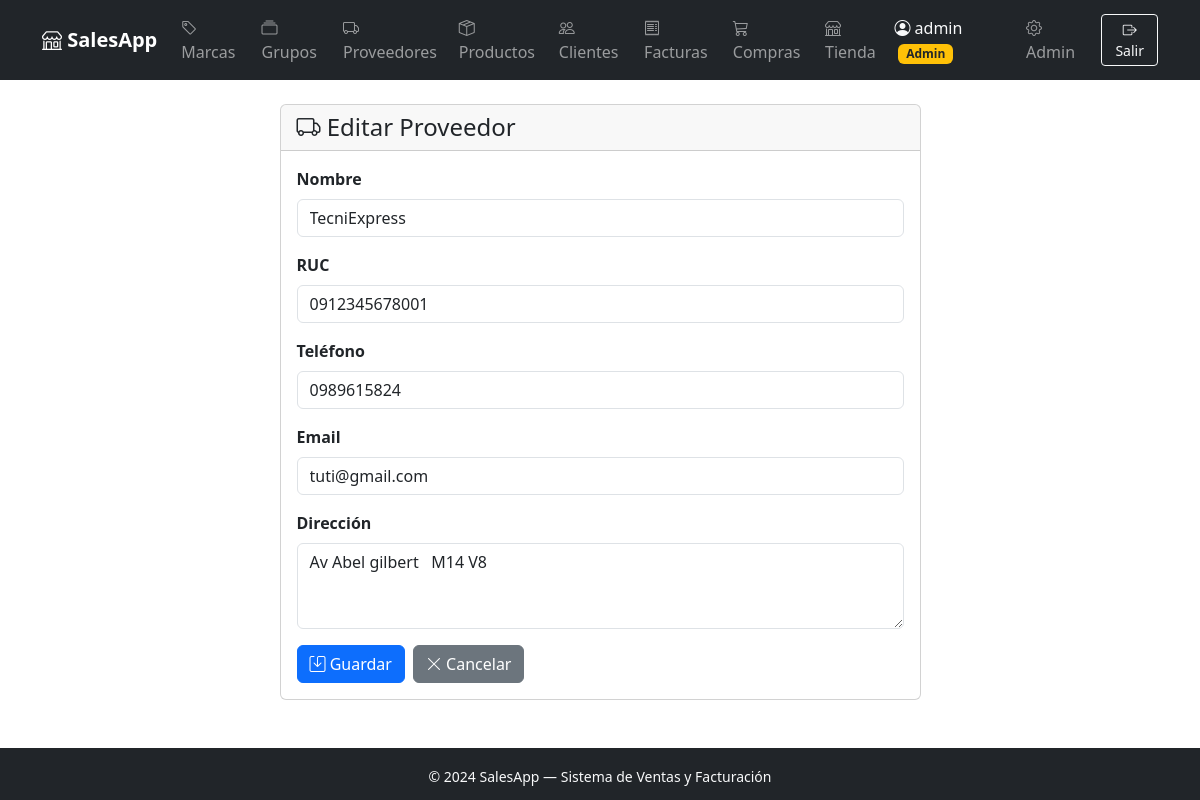
The app's page /suppliers/1/edit/ (signed in) with its own data.
### billing/models.py (models this page shows, shortened)
class Supplier(models.Model):
    name = models.CharField(max_length=200, verbose_name='Nombre')
    ruc = models.CharField(max_length=13, unique=True, verbose_name='RUC')
    phone = models.CharField(max_length=20, blank=True, verbose_name='Teléfono')
    email = models.EmailField(blank=True, verbose_name='Email')
    address = models.TextField(blank=True, verbose_name='Dirección')
    class Meta:
        verbose_name = 'Proveedor'
        verbose_name_plural = 'Proveedores'
        ordering = ['name']

### billing/views.py (the view, shortened to what this page needs)
# urls.py: path('suppliers/<int:pk>/edit/', views.SupplierUpdateView.as_view(), name='supplier_edit'),
class SupplierUpdateView(LoginRequiredMixin, StaffRequiredMixin, UpdateView):
    model      = Supplier
    form_class = SupplierForm
    template_name = 'billing/supplier_form.html'
    success_url   = reverse_lazy('billing:supplier_list')
    def get_context_data(self, **kwargs):
        ctx = super().get_context_data(**kwargs)
        ctx['title'] = 'Editar Proveedor'
        return ctx

### billing/forms.py
class SupplierForm(forms.ModelForm):
    class Meta:
        model = Supplier
        fields = ('name', 'ruc', 'phone', 'email', 'address')
        widgets = {
            'name': forms.TextInput(attrs={'class': 'form-control'}),
            'ruc': forms.TextInput(attrs={'class': 'form-control'}),
            'phone': forms.TextInput(attrs={'class': 'form-control'}),
            'email': forms.EmailInput(attrs={'class': 'form-control'}),
            'address': forms.Textarea(attrs={'class': 'form-control', 'rows': 3}),
        }

### billing/context_processors.py (called while the page is built)
def cart_count(request):
    cart = request.session.get('cart', {})
    return {'cart_count': sum(v['qty'] for v in cart.values())}

### shared/mixins.py (called while the page is built)
    def dispatch(self, request, *args, **kwargs):
        if not request.user.is_authenticated:
            return self.handle_no_permission()
        if not request.user.is_staff:
            messages.error(request, self.staff_error_message)
            redirect_url = self.staff_redirect_url or '/shop/'
            from django.shortcuts import redirect
            return redirect(redirect_url)
        return super().dispatch(request, *args, **kwargs)

### billing/templates/billing/supplier_form.html (shortened to what this page needs)
{% extends "billing/base.html" %}
{% block content %}
<div class="row justify-content-center">
  <div class="col-md-7">
    <div class="card">
      <div class="card-header">
        <h4 class="mb-0"><i class="bi bi-truck"></i> {{ title }}</h4>
      </div>
      <div class="card-body">
        <form method="post">
          {% for field in form %}
          <div class="mb-3">
            <label class="form-label fw-semibold">{{ field.label }}</label>
            {{ field }}
          </div>
          {% endfor %}
          <div class="d-flex gap-2">
            <button type="submit" class="btn btn-primary"><i class="bi bi-save"></i> Guardar</button>
            <a href="{% url 'billing:supplier_list' %}" class="btn btn-secondary"><i class="bi bi-x-lg"></i> Cancelar</a>
          </div>
        </form>
      </div>
    </div>
  </div>
</div>
{% endblock %}

### billing/templates/billing/base.html (shortened to what this page needs)
<!DOCTYPE html>
<html lang="es">
<head>
  <link href="https://cdn.jsdelivr.net/npm/bootstrap@5.3.0/dist/css/bootstrap.min.css" rel="stylesheet">
  <link href="https://cdn.jsdelivr.net/npm/bootstrap-icons@1.11.0/font/bootstrap-icons.css" rel="stylesheet">
</head>
<body>
<nav class="navbar navbar-expand-lg navbar-dark bg-dark">
  <div class="container">
    <a class="navbar-brand fw-bold" href="{% if user.is_staff %}{% url 'billing:home' %}{% else %}{% url 'billing:shop_catalog' %}{% endif %}">
      <i class="bi bi-shop"></i> SalesApp
    </a>
    <div class="collapse navbar-collapse" id="navMenu">
      {% if user.is_authenticated %}
      {% if user.is_staff %}
      <ul class="navbar-nav me-auto">
        <li class="nav-item">
          <a class="nav-link" href="{% url 'billing:brand_list' %}"><i class="bi bi-tag"></i> Marcas</a>
        </li>
        <li class="nav-item">
          <a class="nav-link" href="{% url 'billing:productgroup_list' %}"><i class="bi bi-collection"></i> Grupos</a>
        </li>
        <li class="nav-item">
          <a class="nav-link" href="{% url 'billing:supplier_list' %}"><i class="bi bi-truck"></i> Proveedores</a>
        </li>
        <li class="nav-item">
          <a class="nav-link" href="{% url 'billing:product_list' %}"><i class="bi bi-box-seam"></i> Productos</a>
        </li>
        <li class="nav-item">
          <a class="nav-link" href="{% url 'billing:customer_list' %}"><i class="bi bi-people"></i> Clientes</a>
        </li>
        <li class="nav-item">
          <a class="nav-link" href="{% url 'billing:invoice_list' %}"><i class="bi bi-receipt"></i> Facturas</a>
        </li>
        <li class="nav-item">
          <a class="nav-link" href="{% url 'purchasing:purchase_list' %}"><i class="bi bi-cart3"></i> Compras</a>
        </li>
        <li class="nav-item">
          <a class="nav-link" href="{% url 'billing:shop_catalog' %}"><i class="bi bi-shop"></i> Tienda</a>
        </li>
      </ul>
      {% endif %}
      <ul class="navbar-nav ms-auto align-items-center">
        <li class="nav-item me-2">
          <span class="navbar-text text-light">
            <i class="bi bi-person-circle"></i> {{ user.get_full_name|default:user.username }}
            {% if user.is_staff %}<span class="badge bg-warning text-dark ms-1">Admin</span>{% endif %}
          </span>
        </li>
        {% if user.is_staff %}
        <li class="nav-item me-2">
          <a class="nav-link" href="/admin/"><i class="bi bi-gear"></i> Admin</a>
        </li>
        {% endif %}
        <li class="nav-item">
          <form method="post" action="{% url 'logout' %}" class="d-inline">
            <button type="submit" class="btn btn-outline-light btn-sm">
              <i class="bi bi-box-arrow-right"></i> Salir
            </button>
          </form>
        </li>
      </ul>
      {% endif %}
    </div>
  </div>
</nav>
<div class="container mt-4">
  {% block content %}{% endblock %}
</div>
<footer class="bg-dark text-light text-center py-3 mt-5">
  <small>&copy; 2024 SalesApp &mdash; Sistema de Ventas y Facturación</small>
</footer>
</body>
</html>

### records on screen
Supplier: form "TecniExpress" "0912345678001" "0989615824" "tuti@gmail.com" "Av Abel gilbert M14 V8"

### other values on screen
{{ user.get_full_name|default:user.username }} "admin"
{{ title }} "Editar Proveedor"
{{ field.label }} "Nombre" "RUC" "Teléfono" "Email" "Dirección"
